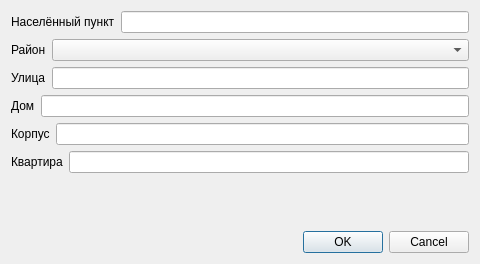
<?xml version="1.0" encoding="UTF-8"?>
<ui version="4.0">
 <class>MyClassAddressInput</class>
 <widget class="QDialog" name="MyClassAddressInput">
  <property name="geometry">
   <rect>
    <x>0</x>
    <y>0</y>
    <width>480</width>
    <height>264</height>
   </rect>
  </property>
  <property name="windowTitle">
   <string>Введите адрес</string>
  </property>
  <layout class="QVBoxLayout" name="verticalLayout">
   <item>
    <layout class="QVBoxLayout" name="verticalLayout_2">
     <item>
      <layout class="QHBoxLayout" name="horizontalLayout_6">
       <item>
        <widget class="QLabel" name="label">
         <property name="text">
          <string>Населённый пункт</string>
         </property>
        </widget>
       </item>
       <item>
        <widget class="QLineEdit" name="lineEdit"/>
       </item>
      </layout>
     </item>
     <item>
      <layout class="QHBoxLayout" name="horizontalLayout">
       <item>
        <widget class="QLabel" name="label_2">
         <property name="text">
          <string>Район</string>
         </property>
        </widget>
       </item>
       <item>
        <widget class="QComboBox" name="comboBox">
         <property name="sizePolicy">
          <sizepolicy hsizetype="Expanding" vsizetype="Fixed">
           <horstretch>0</horstretch>
           <verstretch>0</verstretch>
          </sizepolicy>
         </property>
        </widget>
       </item>
      </layout>
     </item>
     <item>
      <layout class="QHBoxLayout" name="horizontalLayout_5">
       <item>
        <widget class="QLabel" name="label_3">
         <property name="text">
          <string>Улица</string>
         </property>
        </widget>
       </item>
       <item>
        <widget class="QLineEdit" name="lineEdit_3"/>
       </item>
      </layout>
     </item>
     <item>
      <layout class="QHBoxLayout" name="horizontalLayout_4">
       <item>
        <widget class="QLabel" name="label_4">
         <property name="text">
          <string>Дом</string>
         </property>
        </widget>
       </item>
       <item>
        <widget class="QLineEdit" name="lineEdit_4"/>
       </item>
      </layout>
     </item>
     <item>
      <layout class="QHBoxLayout" name="horizontalLayout_3">
       <item>
        <widget class="QLabel" name="label_5">
         <property name="text">
          <string>Корпус</string>
         </property>
        </widget>
       </item>
       <item>
        <widget class="QLineEdit" name="lineEdit_5"/>
       </item>
      </layout>
     </item>
     <item>
      <layout class="QHBoxLayout" name="horizontalLayout_2">
       <item>
        <widget class="QLabel" name="label_6">
         <property name="text">
          <string>Квартира</string>
         </property>
        </widget>
       </item>
       <item>
        <widget class="QLineEdit" name="lineEdit_6"/>
       </item>
      </layout>
     </item>
    </layout>
   </item>
   <item>
    <spacer name="verticalSpacer">
     <property name="orientation">
      <enum>Qt::Vertical</enum>
     </property>
     <property name="sizeHint" stdset="0">
      <size>
       <width>20</width>
       <height>40</height>
      </size>
     </property>
    </spacer>
   </item>
   <item>
    <widget class="QDialogButtonBox" name="buttonBox">
     <property name="orientation">
      <enum>Qt::Horizontal</enum>
     </property>
     <property name="standardButtons">
      <set>QDialogButtonBox::Cancel|QDialogButtonBox::Ok</set>
     </property>
    </widget>
   </item>
  </layout>
 </widget>
 <resources/>
 <connections>
  <connection>
   <sender>buttonBox</sender>
   <signal>accepted()</signal>
   <receiver>MyClassAddressInput</receiver>
   <slot>accept()</slot>
   <hints>
    <hint type="sourcelabel">
     <x>248</x>
     <y>254</y>
    </hint>
    <hint type="destinationlabel">
     <x>157</x>
     <y>274</y>
    </hint>
   </hints>
  </connection>
  <connection>
   <sender>buttonBox</sender>
   <signal>rejected()</signal>
   <receiver>MyClassAddressInput</receiver>
   <slot>reject()</slot>
   <hints>
    <hint type="sourcelabel">
     <x>316</x>
     <y>260</y>
    </hint>
    <hint type="destinationlabel">
     <x>286</x>
     <y>274</y>
    </hint>
   </hints>
  </connection>
 </connections>
</ui>
